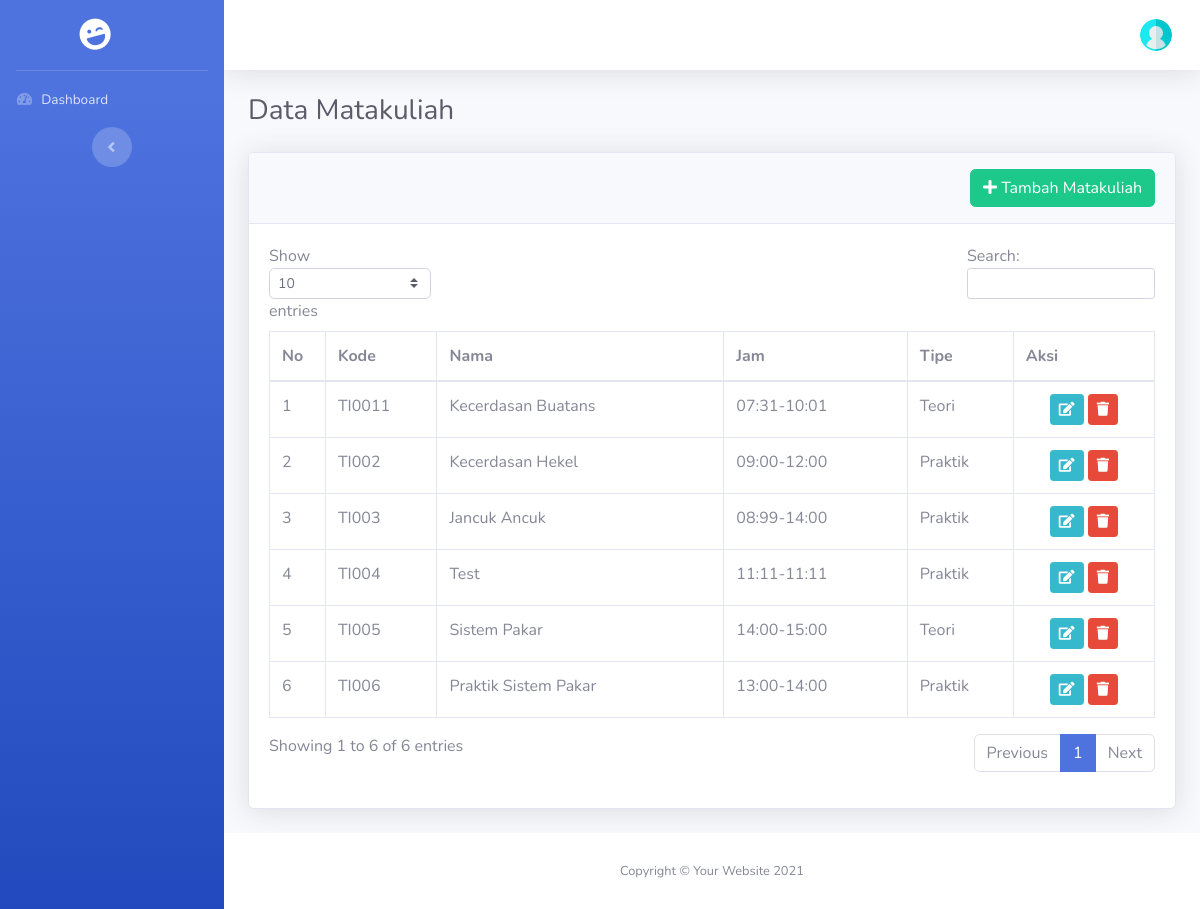
Page /index.php/admin/matakuliah on the earlier database version.
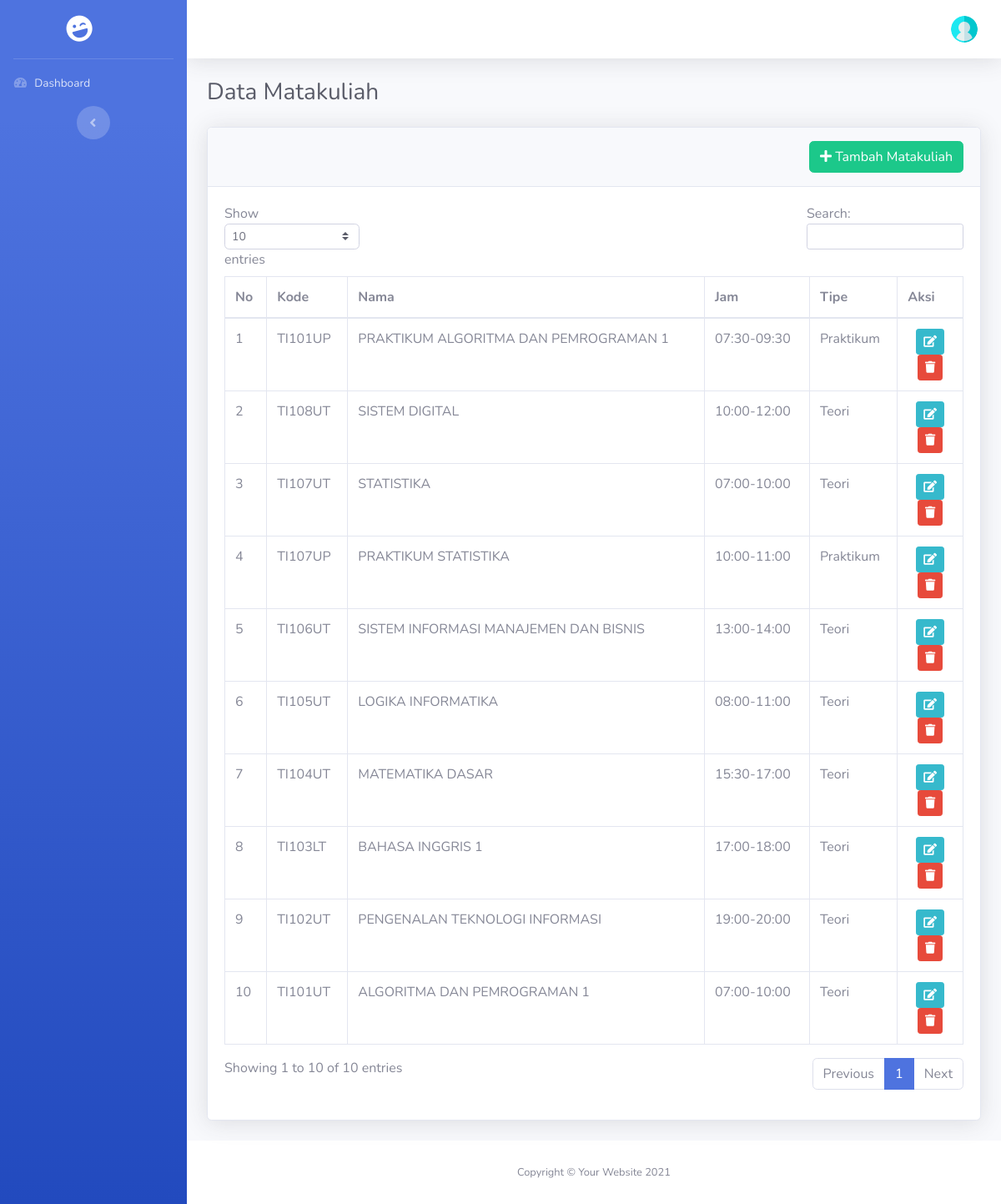
Same page on the later database version.
### tables this page shows
CREATE TABLE `matakuliah` (
  `id` bigint NOT NULL AUTO_INCREMENT,
  `kode_matkul` varchar(255) NOT NULL,
  `nama` varchar(255) NOT NULL,
  `status` enum('aktif','tidak') NOT NULL,
  `jam_mulai` varchar(20) NOT NULL,
  `jam_selesai` varchar(20) NOT NULL,
  `kelas` int NOT NULL,
  `sks` int NOT NULL,
  `tipe` enum('teori','praktik','praktikum') NOT NULL,
  `semester` enum('ganjil','genap') NOT NULL,
  `id_dosen` bigint DEFAULT NULL,
  PRIMARY KEY (`id`)
);

### application/controllers/Admin.php (called while the page is built, shortened)
<?php
class Admin extends CI_Controller
{
    function __construct()
    {
        $this->load->Model('M_admin','mod');
    }
    public function matakuliah()
    {
        $data['halaman']    = "Data Matakuliah";
        $data['matakuliah']  = $this->mod->m_get_all_matakuliah();
        $this->load->view('head.php', $data);
        $this->load->view('sidebar.php');
        $this->load->view('header.php');
        $this->load->view('admin/matakuliah/index.php', $data);
        $this->load->view('footer.php');
    }
}

### index.php (called while the page is built, shortened)
<?php
require_once BASEPATH.'core/CodeIgniter.php';

### application/models/M_admin.php (called while the page is built, shortened)
<?php
Class M_admin extends CI_Model
{
    public function m_get_all_matakuliah()
    {
        $this->db->select()
            ->from('matakuliah');
        $query = $this->db->get_compiled_select();
        $data  = $this->db->query($query)->result_array();
        return $data;
    }
}

### application/views/admin/matakuliah/index.php (the view, shortened to what this page needs)
<div class="container-fluid">
    <h1 class="h3 mb-4 text-gray-800">Data Matakuliah</h1>
    <div class="card shadow mb-4">
        <div class="card-header py-3">
            <a href="<?php echo base_url('admin/tambah_matakuliah')?>" class="btn btn-success float-right" ><i class="fas fa-plus"></i>&nbsp;Tambah Matakuliah</a>
        </div>
        <div class="card-body">
            <div class="table-responsive">
                <table class="table table-bordered" id="dataTable" width="100%" cellspacing="0">
                    <thead>
                        <tr>
                            <th>No</th>
                            <th>Kode</th>
                            <th>Nama</th>
                            <th>Jam</th>
                            <th>Tipe</th>
                            <th>Aksi</th>
                        </tr>
                    </thead>
                    <tbody>
                        <?php
                            $i = 1;
                            foreach($matakuliah as $mat):?>
                            <tr>
                                <td><?php echo $i;?></td>
                                <td><?php echo $mat['kode_matkul'];?></td>
                                <td><?php echo $mat['nama'];?></td>
                                <td><?php echo $mat['jam_mulai']."-".$mat['jam_selesai'];?></td>
                                <td><?php echo ucwords($mat['tipe']);?></td>
                                <td class="text-center">
                                    <a href="<?php echo base_url('admin/edit_matakuliah/').$mat['id']?>" class="btn btn-info btn-sm"><i class="fas fa-edit"></i></a>
                                    <a href="<?php echo base_url('admin/hapus_matakuliah/').$mat['id']?>" class="btn btn-danger btn-sm"><i class="fas fa-trash"></i></a>
                                </td>
                            </tr>
                        <?php
                            $i++;
                            endforeach;?>
                    </tbody>
                </table>
            </div>
        </div>
    </div>
</div>

Differences in the rows shown:
changed matakuliah: kode_matkul "TI0011" → "TI101UP"; nama "Kecerdasan Buatans" → "PRAKTIKUM ALGORITMA DAN PEMROGRAMAN 1"; jam_mulai "07:31" → "07:30"; jam_selesai "10:01" → "09:30"; tipe "Teori" → "Praktikum"
changed matakuliah: kode_matkul "TI002" → "TI108UT"; nama "Kecerdasan Hekel" → "SISTEM DIGITAL"; jam_mulai "09:00" → "10:00"; tipe "Praktik" → "Teori"
added matakuliah: kode_matkul "TI107UT", nama "STATISTIKA", jam_mulai "07:00", jam_selesai "10:00", tipe "Teori"
added matakuliah: kode_matkul "TI107UP", nama "PRAKTIKUM STATISTIKA", jam_mulai "10:00", jam_selesai "11:00", tipe "Praktikum"
changed matakuliah: kode_matkul "TI003" → "TI106UT"; nama "Jancuk Ancuk" → "SISTEM INFORMASI MANAJEMEN DAN BISNIS"; jam_mulai "08:99" → "13:00"; tipe "Praktik" → "Teori"
changed matakuliah: kode_matkul "TI004" → "TI105UT"; nama "Test" → "LOGIKA INFORMATIKA"; jam_mulai "11:11" → "08:00"; jam_selesai "11:11" → "11:00"; tipe "Praktik" → "Teori"
changed matakuliah: kode_matkul "TI005" → "TI104UT"; nama "Sistem Pakar" → "MATEMATIKA DASAR"; jam_mulai "14:00" → "15:30"; jam_selesai "15:00" → "17:00"
changed matakuliah: kode_matkul "TI006" → "TI103LT"; nama "Praktik Sistem Pakar" → "BAHASA INGGRIS 1"; jam_mulai "13:00" → "17:00"; jam_selesai "14:00" → "18:00"; tipe "Praktik" → "Teori"
added matakuliah: kode_matkul "TI102UT", nama "PENGENALAN TEKNOLOGI INFORMASI", jam_mulai "19:00", jam_selesai "20:00", tipe "Teori"
added matakuliah: kode_matkul "TI101UT", nama "ALGORITMA DAN PEMROGRAMAN 1", jam_mulai "07:00", jam_selesai "10:00", tipe "Teori"
Other differences:
text written by a page script: "Show entries Search: Showing 1 to 6 of 6 entries Previous 1 Next" → "Show entries Search: Showing 1 to 10 of 10 entries Previous 1 Next"
